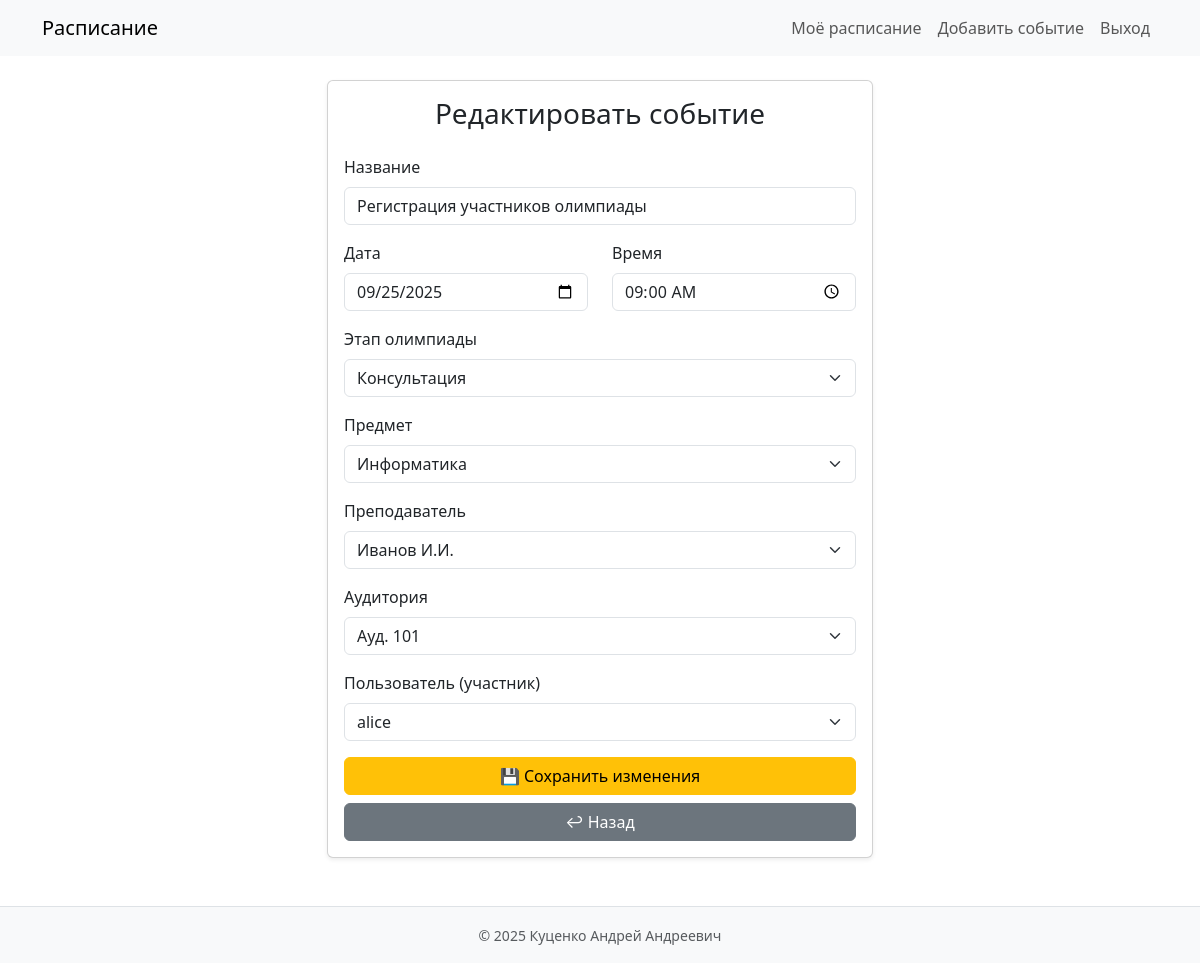
The page /edit_event/1 (signed in) on the database its author committed.
### models.py (models this page shows)
class Event(db.Model):
    __tablename__ = 'events'
    id = db.Column(db.Integer, primary_key=True)
    title = db.Column(db.String(200), nullable=False)
    date = db.Column(db.Date, nullable=False)
    time = db.Column(db.Time, nullable=False)
    stage = db.Column(db.String(100), nullable=True)  # этап олимпиады
    user_id = db.Column(db.Integer, db.ForeignKey('users.id'), nullable=False)
    subject_id = db.Column(db.Integer, db.ForeignKey('subjects.id'))
    teacher_id = db.Column(db.Integer, db.ForeignKey('teachers.id'))
    room_id = db.Column(db.Integer, db.ForeignKey('rooms.id'))
    subject = db.relationship('Subject')
    teacher = db.relationship('Teacher')
    room = db.relationship('Room')

class Subject(db.Model):
    __tablename__ = 'subjects'
    id = db.Column(db.Integer, primary_key=True)
    name = db.Column(db.String(200), nullable=False)

class Teacher(db.Model):
    __tablename__ = 'teachers'
    id = db.Column(db.Integer, primary_key=True)
    name = db.Column(db.String(200), nullable=False)

class Room(db.Model):
    __tablename__ = 'rooms'
    id = db.Column(db.Integer, primary_key=True)
    number = db.Column(db.String(50), nullable=False)

class User(UserMixin, db.Model):
    __tablename__ = 'users'
    id = db.Column(db.Integer, primary_key=True)
    username = db.Column(db.String(150), unique=True, nullable=False)
    password = db.Column(db.String(255), nullable=False)
    role = db.Column(db.String(50), nullable=False, default="participant")
    group_id = db.Column(db.Integer, db.ForeignKey('groups.id'))  # 🔹 вот этого не хватало
    events = db.relationship('Event', backref='user', lazy=True)

### app.py (the view, shortened to what this page needs)
@app.route('/edit_event/<int:id>', methods=['GET', 'POST'])
@login_required
def edit_event(id):
    if current_user.role not in ["organizer", "admin"]:
        flash("Недостаточно прав для редактирования событий")
        return redirect(url_for('schedule'))
    event = Event.query.get_or_404(id)
    subjects = Subject.query.all()
    teachers = Teacher.query.all()
    rooms = Room.query.all()
    users = User.query.filter_by(role="participant").all()
    return render_template(
        'edit_event.html',
        event=event,
        subjects=subjects,
        teachers=teachers,
        rooms=rooms,
        users=users
    )

### app.py (called while the page is built)
@login_manager.user_loader
def load_user(user_id):
    return User.query.get(int(user_id))

### templates/edit_event.html (shortened to what this page needs)
{% extends 'base.html' %}
{% block content %}
<div class="row justify-content-center">
    <div class="col-md-8 col-lg-6">
        <div class="card shadow-sm">
            <div class="card-body">
                <h3 class="card-title text-center mb-4">Редактировать событие</h3>
                <form method="POST">
                    <div class="mb-3">
                        <label class="form-label">Название</label>
                        <input type="text" name="title" value="{{ event.title }}" class="form-control" required>
                    </div>
                    <div class="row">
                        <div class="col-md-6 mb-3">
                            <label class="form-label">Дата</label>
                            <input type="date" name="date" value="{{ event.date }}" class="form-control" required>
                        </div>
                        <div class="col-md-6 mb-3">
                            <label class="form-label">Время</label>
                            <input type="time" name="time" value="{{ event.time }}" class="form-control" required>
                        </div>
                    </div>
                    <div class="mb-3">
                        <label class="form-label">Этап олимпиады</label>
                        <select name="stage" class="form-select" required>
                            {% for st in ['Отборочный','Полуфинал','Заключительный','Консультация'] %}
                                <option value="{{ st }}" {% if event.stage == st %}selected{% endif %}>{{ st }}</option>
                            {% endfor %}
                        </select>
                    </div>
                    <div class="mb-3">
                        <label class="form-label">Предмет</label>
                        <select name="subject" class="form-select" required>
                            {% for subj in subjects %}
                                <option value="{{ subj.id }}" {% if event.subject_id == subj.id %}selected{% endif %}>
                                    {{ subj.name }}
                                </option>
                            {% endfor %}
                        </select>
                    </div>
                    <div class="mb-3">
                        <label class="form-label">Преподаватель</label>
                        <select name="teacher" class="form-select" required>
                            {% for t in teachers %}
                                <option value="{{ t.id }}" {% if event.teacher_id == t.id %}selected{% endif %}>
                                    {{ t.name }}
                                </option>
                            {% endfor %}
                        </select>
                    </div>
                    <div class="mb-3">
                        <label class="form-label">Аудитория</label>
                        <select name="room" class="form-select" required>
                            {% for r in rooms %}
                                <option value="{{ r.id }}" {% if event.room_id == r.id %}selected{% endif %}>
                                    {{ r.number }}
                                </option>
                            {% endfor %}
                        </select>
                    </div>
                    <div class="mb-3">
                        <label class="form-label">Пользователь (участник)</label>
                        <select name="user" class="form-select" required>
                            {% for u in users %}
                                <option value="{{ u.id }}" {% if event.user_id == u.id %}selected{% endif %}>
                                    {{ u.username }}
                                </option>
                            {% endfor %}
                        </select>
                    </div>
                    <div class="d-grid">
                        <button type="submit" class="btn btn-warning">💾 Сохранить изменения</button>
                        <a href="{{ url_for('schedule') }}" class="btn btn-secondary mt-2">↩ Назад</a>
                    </div>
                </form>
            </div>
        </div>
    </div>
</div>
{% endblock %}

### rows shown on the page
Event: title "Регистрация участников олимпиады", date "09/25/2025", time "09:00:00", stage "Консультация", subject "Информатика", teacher "Иванов И.И.", room "Ауд. 101", user "alice"
